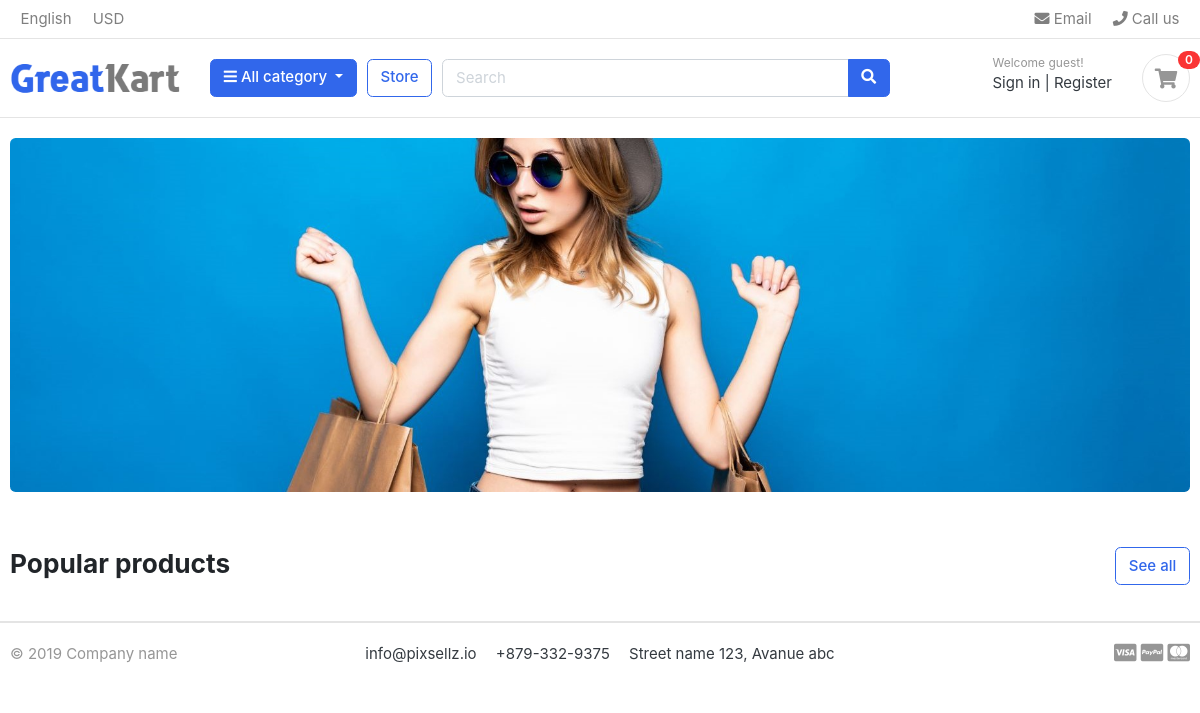
The app's page /, older data.
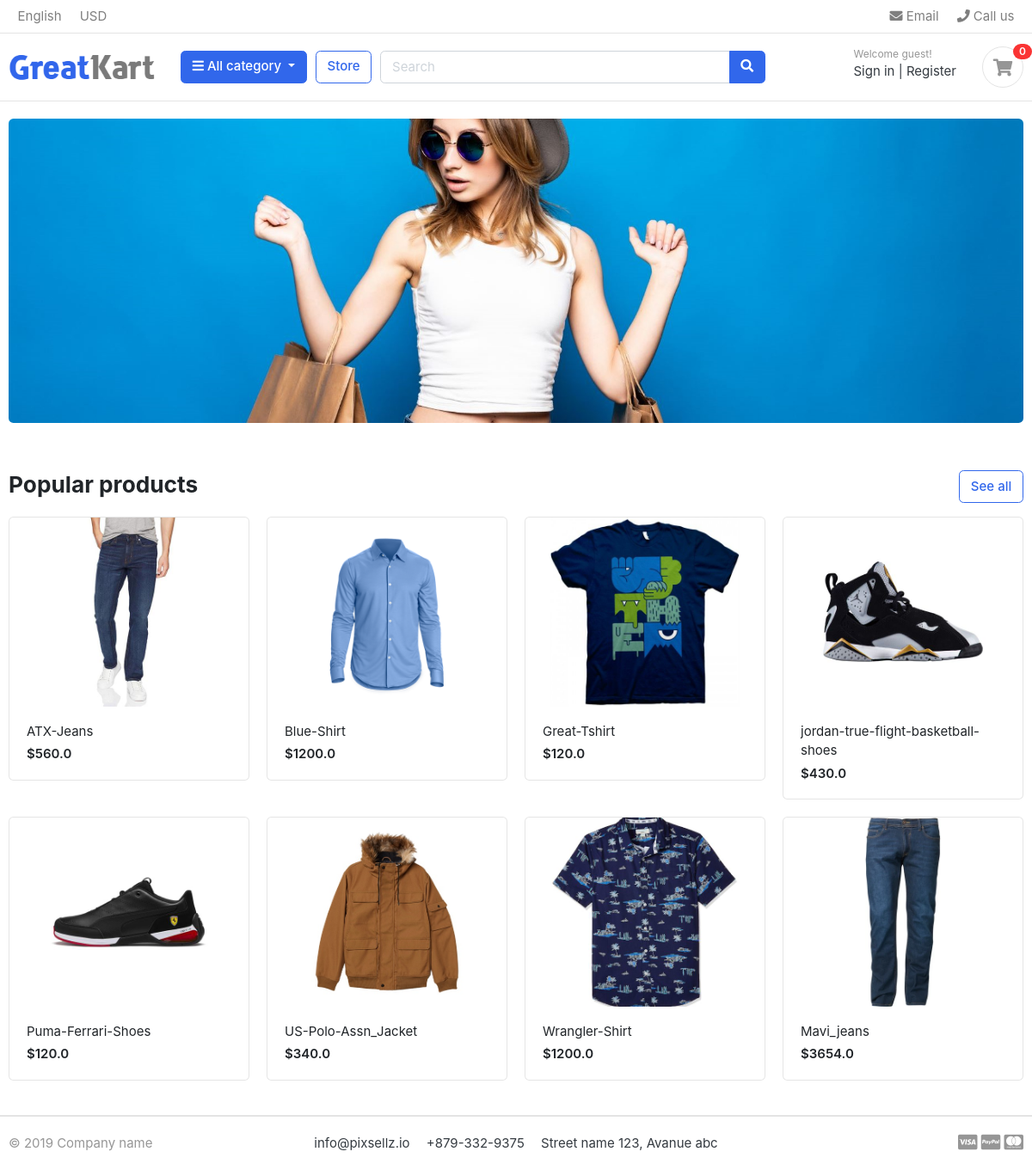
The same page, newer data.
### store/models.py (models this page shows, shortened)
class Product(models.Model):
    product_name = models.CharField(max_length=200, unique=True)
    slug = models.SlugField(max_length=200, unique=True)
    description = models.TextField(max_length=1200, blank=True)
    price = models.FloatField()
    images = models.ImageField(upload_to='photos/products')
    stock = models.IntegerField()
    is_available = models.BooleanField(default=True)
    category = models.ForeignKey(Category, on_delete=models.CASCADE, related_name='category')
    created_at = models.DateTimeField(auto_now_add=True)
    updated_at = models.DateTimeField(auto_now=True)
    def get_url(self):
        return reverse('store:product_detail', args=[self.category.slug, self.slug])

### ecommerce/views.py (the view)
# urls.py: path('', views.home, name='home'),
def home(request):
    products = Product.objects.all().filter(is_available=True)
    context = {
        'products': products,
    }
    return render(request, 'master/home.html', context)

### cart/context_processors.py (called while the page is built)
def counter(request):
    cart_count = 0
    if 'admin' in request.path:
        return {}
    else:
        try:
            cart = Cart.objects.filter(cart_id=_cart_id(request))
            cart_items = CartItem.objects.all().filter(cart=cart[:1])
            for cart_item in cart_items:
                cart_count += cart_item.quantity
        except Cart.DoesNotExist:
            cart_count = 0
    return dict(cart_count=cart_count)

### cart/views.py (called while the page is built)
def _cart_id(request):
    cart = request.session.session_key
    if not cart:
        request.session.create()  # it does not return anything. that is why `cart = request.session.create()` will not work
        cart = request.session.session_key
    return cart  # Ultimately return cart

### category/context_processors.py (called while the page is built)
def manu_links(request):
    links = Category.objects.all().filter(is_active=True)
    return dict(links=links)

### category/models.py (called while the page is built)
    def get_url(self):
        return reverse('store:products_by_category', args=[self.slug])

### templates/master/home.html (shortened to what this page needs)
{% extends 'base.html' %}
{% load static %}
{% block banner %}
<section class="section-intro padding-y-sm">
    <div class="container">
        <div class="intro-banner-wrap">
            <img src="{% static 'front/images/banners/cover.jpg' %}" class="img-fluid rounded">
        </div>
    </div>
</section>
{% endblock %}
{% block body_block %}
<section class="section-name padding-y-sm">
    <div class="container">
        <header class="section-heading">
            <a href="{% url 'store:store' %}" class="btn btn-outline-primary float-right">See all</a>
            <h3 class="section-title">Popular products</h3>
        </header>
        <div class="row">
            {% for product in products %}
            <div class="col-md-3">
                <div class="card card-product-grid">
                    <a href="./product-detail.html" class="img-wrap"> <img src="{{ product.images.url }}"> </a>
                    <figcaption class="info-wrap">
                        <a href="{{ product.get_url }}" class="title">{{ product.product_name}}</a>
                        <div class="price mt-1">${{ product.price }}</div>
                    </figcaption>
                </div>
            </div>
            {% endfor %}
        </div>
    </div>
</section>
{% endblock %}

### templates/base.html (shortened to what this page needs)
{% load static %}
<!DOCTYPE HTML>
<html lang="en">
<head>
    <link href="{% static 'front/css/bootstrap.css' %}" rel="stylesheet" type="text/css"/>
    <link href="{% static 'front/fonts/fontawesome/css/all.min.css' %}" type="text/css" rel="stylesheet">
    <link href="{% static 'front/css/ui.css' %}" rel="stylesheet" type="text/css"/>
    <link href="{% static 'front/css/responsive.css' %}" rel="stylesheet" media="only screen and (max-width: 1200px)"/>
</head>
<body>
{% include "partials/header.html" %}
{% block banner %}
{% endblock %}
{% block body_block %}
{% endblock %}
{% include "partials/footer.html" %}
</body>
</html>

### templates/partials/header.html (shortened to what this page needs)
{% load static %}
<header class="section-header">
    <nav class="navbar p-md-0 navbar-expand-sm navbar-light border-bottom">
        <div class="container">
            <div class="collapse navbar-collapse" id="navbarTop4">
                <ul class="navbar-nav mr-auto">
                    <li class="nav-item dropdown">
                        <a href="#" class="nav-link"> English </a>
                    </li>
                    <li class="nav-item dropdown">
                        <a href="#" class="nav-link"> USD </a>
                    </li>
                </ul>
                <ul class="navbar-nav">
                    <li><a href="#" class="nav-link"> <i class="fa fa-envelope"></i> Email </a></li>
                    <li><a href="#" class="nav-link"> <i class="fa fa-phone"></i> Call us </a></li>
                </ul>
            </div>
        </div>
    </nav>
    <section class="header-main border-bottom">
        <div class="container">
            <div class="row align-items-center">
                <div class="col-lg-2 col-md-3 col-6">
                    <a href="{% url 'home' %}" class="brand-wrap">
                        <img class="logo" src="{% static 'front/images/logo.png' %}">
                    </a>
                </div>
                <div class="col-lg col-sm col-md col-6 flex-grow-0">
                    <div class="category-wrap dropdown d-inline-block float-right">
                        <button type="button" class="btn btn-primary dropdown-toggle" data-toggle="dropdown">
                            <i class="fa fa-bars"></i> All category
                        </button>
                    </div>
                </div>
                <a href="{% url 'store:store' %}" class="btn btn-outline-primary">Store</a>
                <div class="col-lg  col-md-6 col-sm-12 col">
                    <form action="#" class="search">
                        <div class="input-group w-100">
                            <input type="text" class="form-control" style="width:60%;" placeholder="Search">
                            <div class="input-group-append">
                                <button class="btn btn-primary" type="submit">
                                    <i class="fa fa-search"></i>
                                </button>
                            </div>
                        </div>
                    </form>
                </div>
                <div class="col-lg-3 col-sm-6 col-8 order-2 order-lg-3">
                    <div class="d-flex justify-content-end mb-3 mb-lg-0">
                        <div class="widget-header">
                            <small class="title text-muted">Welcome guest!</small>
                            <div>
                                <a href="./signin.html">Sign in</a> <span class="dark-transp"> | </span>
                                <a href="./register.html"> Register</a>
                            </div>
                        </div>
                        <a href="{% url 'cart:cart' %}" class="widget-header pl-3 ml-3">
                            <div class="icon icon-sm rounded-circle border"><i class="fa fa-shopping-cart"></i></div>
                            <span class="badge badge-pill badge-danger notify">{{ cart_count }}</span>
                        </a>
                    </div>
                </div>
            </div>
        </div>
    </section>
</header>

### templates/partials/footer.html
{% load static %}
<footer class="section-footer border-top">
    <div class="container">
        <section class="footer-bottom border-top row">
            <div class="col-md-2">
                <p class="text-muted"> &copy 2019 Company name </p>
            </div>
            <div class="col-md-8 text-md-center">
                <span class="px-2">info@pixsellz.io</span>
                <span class="px-2">+879-332-9375</span>
                <span class="px-2">Street name 123, Avanue abc</span>
            </div>
            <div class="col-md-2 text-md-right text-muted">
                <i class="fab fa-lg fa-cc-visa"></i>
                <i class="fab fa-lg fa-cc-paypal"></i>
                <i class="fab fa-lg fa-cc-mastercard"></i>
            </div>
        </section>
    </div>
</footer>

### static/front/css/ui.css (style rules this page uses)
html { font-family: "Inter", sans-serif; font-size: 15px; }
.img-wrap { text-align: center; display: block; }
.img-wrap img { max-width: 100%; }
.icon-xs, .icon-sm, .icon-md, .icon-lg { display: inline-block; text-align: center; flex-shrink: 0; flex-grow: 0; }
.icon-sm { width: 48px; height: 48px; line-height: 48px !important; font-size: 20px; }
.padding-y-sm { padding-top: 20px; padding-bottom: 20px; }
.section-heading { margin-bottom: 20px; margin-top: 15px; }
.section-title { color: #212529; }
p:last-child { margin-bottom: 0; }
.header-main { position: relative; padding-top: 1rem; padding-bottom: 1rem; }
.brand-wrap .logo, .navbar-brand .logo { margin-right: 7px; max-height: 42px; display: inline-block; }
.widget-header { display: inline-block; vertical-align: middle; position: relative; }
.widget-header a { color: #343a40; }
.widget-header i { color: #969696; }
.widget-header .title { display: block; }
.widget-header .notify { position: absolute; top: -3px; right: -10px; }
.footer-bottom { padding-top: 20px; padding-bottom: 20px; }
[class*=card-product] a.title { color: #212529; display: block; }
[class*=card-product] .img-wrap { overflow: hidden; position: relative; }
[class*=card-product] .img-wrap img { height: 100%; max-width: 100%; width: auto; display: inline-block; -o-object-fit: cover; object-fit: cover; }
.card-product-grid { margin-bottom: 20px; }
.card-product-grid .img-wrap { border-radius: 0.2rem 0.2rem 0 0; height: 220px; }
.card-product-grid .info-wrap { overflow: hidden; padding: 18px 20px; }
.card .img-wrap { overflow: hidden; }
.notify { position: absolute; top: -4px; right: -10px; display: inline-block; padding: 0.25em 0.6em; font-size: 12px; line-height: 1; text-align: center; border-radius: 3rem; color: #fff; background-color: #fa3434; }
.price { font-weight: 600; color: #212529; }

Row changes from the older to the newer data that the page shows:
added Product: images (picture), product_name "ATX-Jeans", price "560.0"
added Product: images (picture), product_name "Blue-Shirt", price "1200.0"
added Product: images (picture), product_name "Great-Tshirt", price "120.0"
added Product: images (picture), product_name "jordan-true-flight-basketball-shoes", price "430.0"
added Product: images (picture), product_name "Puma-Ferrari-Shoes", price "120.0"
added Product: images (picture), product_name "US-Polo-Assn_Jacket", price "340.0"
added Product: images (picture), product_name "Wrangler-Shirt", price "1200.0"
added Product: images (picture), product_name "Mavi_jeans", price "3654.0"
